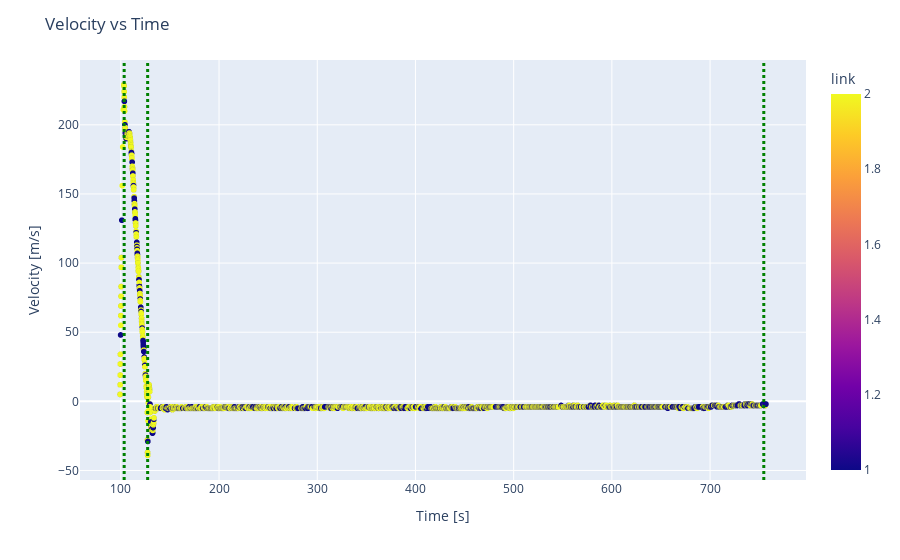

Notebook code for this chart:
### Markdown cell above
## Plot velocity

### Code cell
vel = px.scatter(log, x = log["ts[deciseconds]"]/10, y = log["velocity[m/s]"], color = log['link'])
# add vertical lines every time the state changes
for i in range(1, len(log)):
    if log['state'][i] != log['state'][i-1]:
        vel.add_vline(x=log["ts[deciseconds]"][i]/10, line_width=3, line_dash="dot", line_color="green")
vel.update_layout(title='Velocity vs Time', xaxis_title='Time [s]', yaxis_title='Velocity [m/s]')
vel.show()

### Figure 1 — Plotly figure (JSON) as saved in the notebook; plotly's stock layout.template omitted (floating-point values rounded to 4 significant figures; data arrays with more than 128 entries replaced by an {"elided": "..."} marker saying what was removed)
{"data": [{"hovertemplate": "x=%{x}<br>velocity[m/s]=%{y}<br>link=%{marker.color}<extra></extra>", "legendgroup": "", "marker": {"color": {"elided": "5810 int values"}, "coloraxis": "coloraxis", "symbol": "circle"}, "mode": "markers", "name": "", "showlegend": false, "type": "scattergl", "x": {"elided": "5810 float values"}, "xaxis": "x", "y": {"elided": "5810 int values"}, "yaxis": "y"}], "layout": {"coloraxis": {"colorbar": {"title": {"text": "link"}}, "colorscale": [[0, "#0d0887"], [0.1111, "#46039f"], [0.2222, "#7201a8"], [0.3333, "#9c179e"], [0.4444, "#bd3786"], [0.5556, "#d8576b"], [0.6667, "#ed7953"], [0.7778, "#fb9f3a"], [0.8889, "#fdca26"], [1, "#f0f921"]]}, "legend": {"tracegroupgap": 0}, "margin": {"t": 60}, "shapes": [{"line": {"color": "green", "dash": "dot", "width": 3}, "type": "line", "x0": 103.4, "x1": 103.4, "xref": "x", "y0": 0, "y1": 1, "yref": "y domain"}, {"line": {"color": "green", "dash": "dot", "width": 3}, "type": "line", "x0": 127.3, "x1": 127.3, "xref": "x", "y0": 0, "y1": 1, "yref": "y domain"}, {"line": {"color": "green", "dash": "dot", "width": 3}, "type": "line", "x0": 754.7, "x1": 754.7, "xref": "x", "y0": 0, "y1": 1, "yref": "y domain"}], "title": {"text": "Velocity vs Time"}, "xaxis": {"anchor": "y", "domain": [0, 1], "title": {"text": "Time [s]"}}, "yaxis": {"anchor": "x", "domain": [0, 1], "title": {"text": "Velocity [m/s]"}}}}
